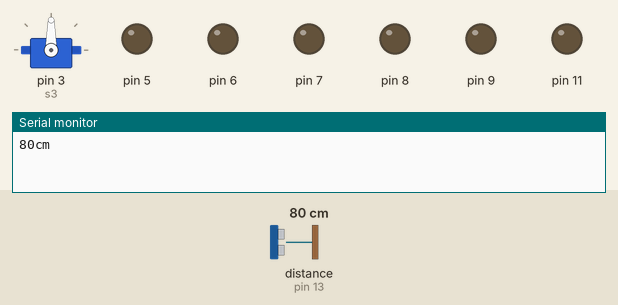
Simulated run of this sketch. Board: Arduino Uno, built with avr-gcc and run on an emulated ATmega328P. Shown: servo, output pins drawn as LEDs (lit = HIGH), the last lines printed to the serial monitor. Wiring (inferred from the names in the program): ultrasonic range finder: trigger pin 12; echo pin 13. Dashed ring = blinking. Inputs (shaded band) come from the test bench; at power-on: distance to the obstacle (sensor on pin 13) 80 cm. The echo pulse lasts 58.3 µs per cm; pins used as bus, display or sensor lines are not drawn.

Above: at 0.12 s.
At 1.2 s:
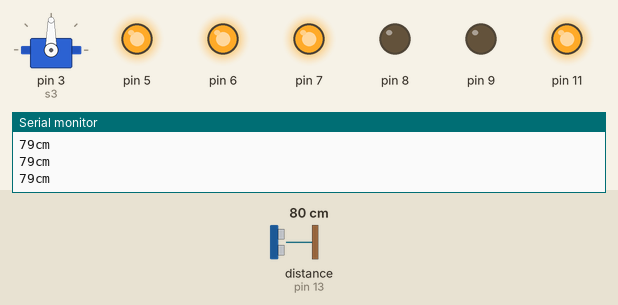
1.3 s: distance to the obstacle (sensor on pin 13) set to 23 cm
2.9 s: distance to the obstacle (sensor on pin 13) set to 20 cm
At 3.57 s:
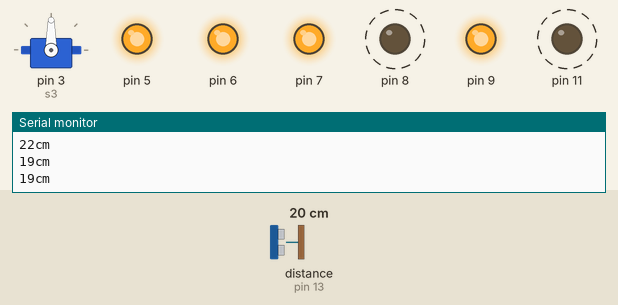
Timing chart, 0 to 11.9 s (numbered marks = the images above; inputs shaded):
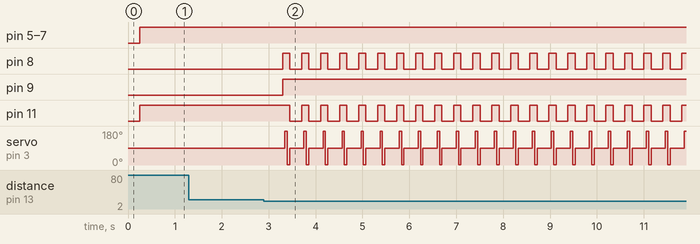

The sketch:

Car_what_can_drive.ino
```cpp
#include <Servo.h>

Servo s3;

int trigPin = 12;
int echoPin = 13;

long duration, cm;

void setup() {
  s3.attach(3);
  pinMode(6,OUTPUT);
  pinMode(11,OUTPUT);
  pinMode(9,OUTPUT);
  pinMode(8,OUTPUT);
  pinMode(7,OUTPUT);
  pinMode(5,OUTPUT);
  Serial.begin(9600);
  pinMode(trigPin, OUTPUT);
  pinMode(echoPin, INPUT);
}


void loop(){

  digitalWrite(trigPin, LOW);
  delayMicroseconds(5);
  digitalWrite(trigPin, HIGH);
  delayMicroseconds(10);
  digitalWrite(trigPin, LOW);

  pinMode(echoPin, INPUT);

  updateDistance();

  Serial.print(cm);
  Serial.print("cm");
  Serial.println();
  delay(250);

  if (cm <= 20)
  {
      Stop();
      delay(50);
      s3.write(179);
      delay(50);
      updateDistance();

      if (cm <= 20) {
          s3.write(1);
          delay(50);
          updateDistance();

          if (cm <= 20) {
              s3.write(90);
              right();
          } else {
              left();
          }
      }
  } else {
      forward();
      s3.write(90);
  }
}

void updateDistance() {
    digitalWrite(trigPin, LOW);
    delayMicroseconds(5);
    digitalWrite(trigPin, HIGH);
    delayMicroseconds(10);
    digitalWrite(trigPin, LOW);

    duration = pulseIn(echoPin, HIGH);
    cm = (duration / 2) / 29.1;
}

void forward() {
digitalWrite(11,1);
digitalWrite(8,0);

digitalWrite(6,1);
digitalWrite(9,0);

digitalWrite(5,1);
digitalWrite(7,1);

}

void right() {
digitalWrite(11,0);
digitalWrite(8,0);

digitalWrite(6,1);
digitalWrite(9,1);

digitalWrite(5,1);
digitalWrite(7,1);
}

void backward() {
digitalWrite(11,0);
digitalWrite(8,1);

digitalWrite(6,1);
digitalWrite(9,1);

digitalWrite(5,1);
digitalWrite(7,0);
}

void left() {
digitalWrite(11,1);
digitalWrite(8,1);

digitalWrite(6,1);
digitalWrite(9,0);

digitalWrite(5,1);
digitalWrite(7,0);
}

void Stop() {
digitalWrite(11,1);
digitalWrite(8,1);

digitalWrite(6,1);
digitalWrite(9,1);

digitalWrite(5,1);
digitalWrite(7,1);
}
```

Measured:
- the behaviour switches between 22 and 21 cm on distance to the obstacle (sensor on pin 13) (found by bisection; images 1 and 2)
- after the input at 2.9 s, pin 8: alternates HIGH for 0.15 s and LOW for 0.25 s, starting after 0.40 s; pin 9: LOW → HIGH after 0.40 s; pin 11: alternates HIGH for 0.15 s and LOW for 0.25 s, starting after 0.55 s; servo on pin 3 (s3): 90° → 179° after 0.45 s, then repeats every 0.41 s: 1° 0.05 s, 90° 0.30 s, 179° 0.05 s
